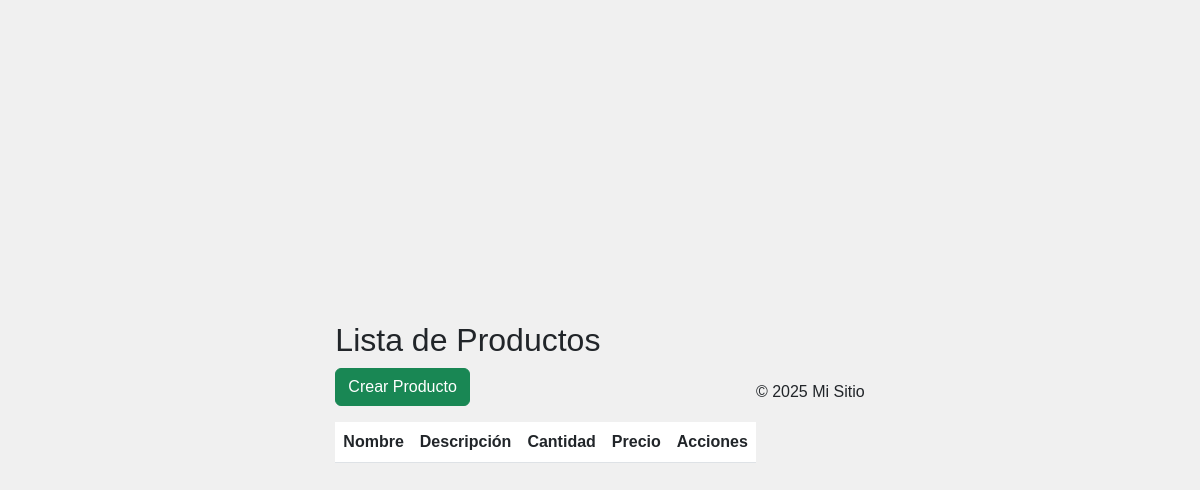
/productos/, run on an earlier commit of the app's database.
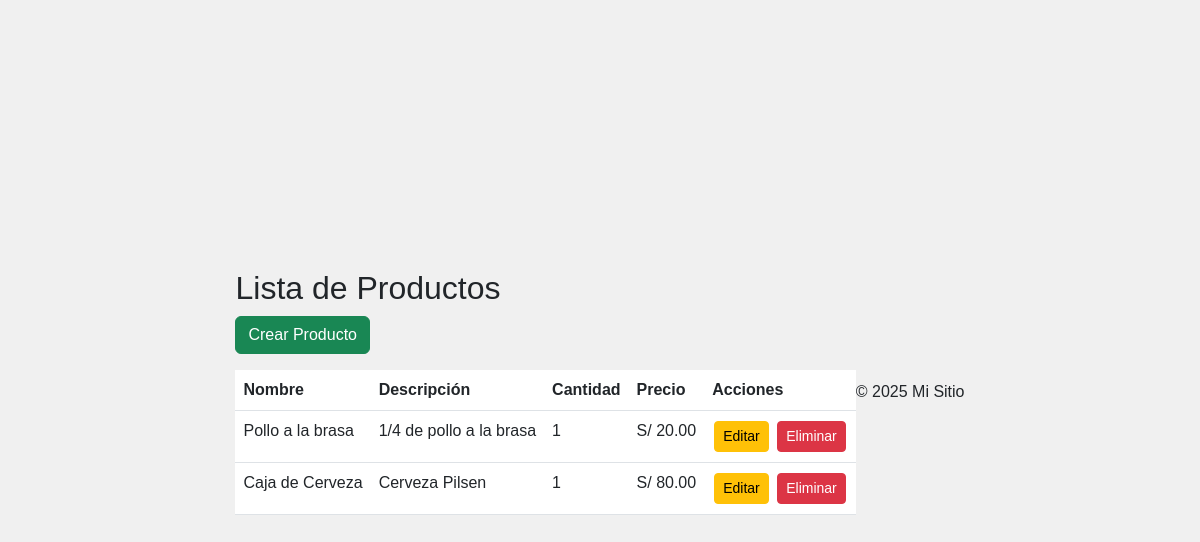
And on a later commit of the database.
### app_apay/models.py (models this page shows, shortened)
class Producto(models.Model):
    nom_produc = models.CharField(max_length=100)  # Nombre del producto
    descripcion = models.TextField()  # Descripción del producto
    cantidad = models.PositiveIntegerField()  # Cantidad disponible
    precio = models.DecimalField(max_digits=10, decimal_places=2)  # Precio del producto

### app_apay/views.py (the view)
# urls.py: path('productos/', views.ListarProductos.as_view(), name='listar_productos'),
class ListarProductos(ListView):
    model = Producto
    template_name = 'products/listar_productos.html'
    context_object_name = 'productos'

### app_apay/templates/products/listar_productos.html
{% extends "base.html" %}
{% block content %}
<div class="dashboard-container">
    <h2>Lista de Productos</h2>
    <a href="{% url 'crear_producto' %}" class="btn btn-success mb-3">Crear Producto</a>
    <table class="table">
        <thead>
            <tr>
                <th>Nombre</th>
                <th>Descripción</th>
                <th>Cantidad</th>
                <th>Precio</th>
                <th>Acciones</th>
            </tr>
        </thead>
        <tbody>
            {% for producto in productos %}
            <tr>
                <td>{{ producto.nom_produc }}</td>
                <td>{{ producto.descripcion }}</td>
                <td>{{ producto.cantidad }}</td>
                <td>S/ {{ producto.precio }}</td>
                <td>
                    <a href="{% url 'actualizar_producto' producto.id %}" class="btn btn-warning btn-sm">Editar</a>
                    <a href="{% url 'eliminar_producto' producto.id %}" class="btn btn-danger btn-sm">Eliminar</a>
                </td>
            </tr>
            {% endfor %}
        </tbody>
    </table>
</div>
{% endblock %}

What changed in the data, as far as the page shows it:
added Producto: nom_produc "Pollo a la brasa", descripcion "1/4 de pollo a la brasa", cantidad "1", precio "20.00"
added Producto: nom_produc "Caja de Cerveza", descripcion "Cerveza Pilsen", cantidad "1", precio "80.00"
